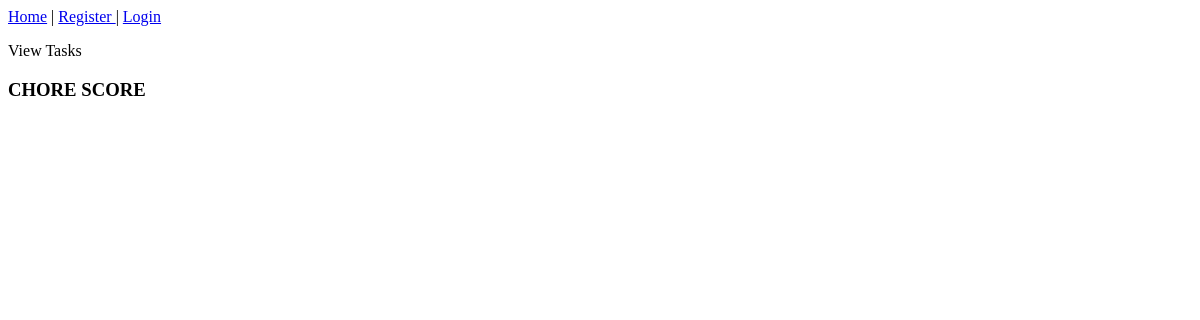
Before: /home/ with the older database file.
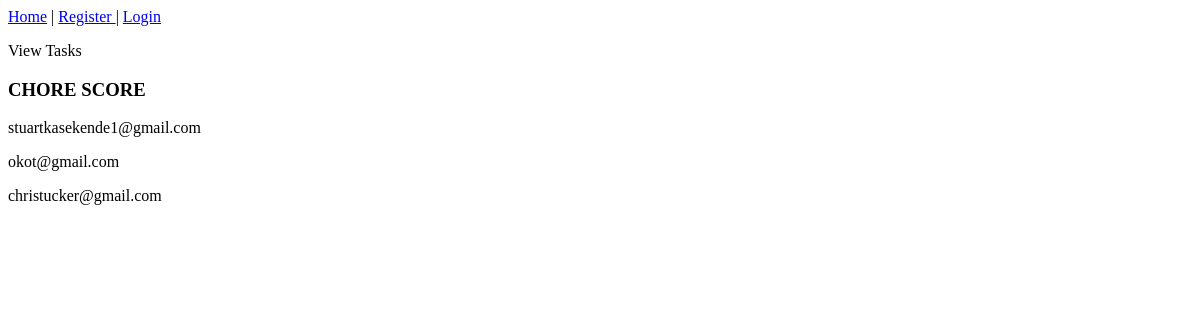
After: the same page with the newer database file.
### account/models.py (models this page shows, shortened)
class Account(AbstractBaseUser):
    email = models.EmailField(verbose_name="email", max_length=60, unique=True)
    username = models.TextField(max_length=30, unique=True)
    first_name = models.TextField()
    last_name = models.TextField()
    role = models.CharField(max_length=200, null=False, blank=False,default='Child')
    slug = models.SlugField(blank=True, default=uuid.uuid4)
    date_joined = models.DateTimeField(verbose_name='date joined', auto_now_add=True)
    last_login = models.DateTimeField(verbose_name='last login', auto_now=True)
    is_admin = models.BooleanField(default=False)
    is_active = models.BooleanField(default=True)
    is_staff = models.BooleanField(default=False)
    is_superuser = models.BooleanField(default=False)
    USERNAME_FIELD = 'email'
    REQUIRED_FIELDS = ['username',]
    objects = MyAccountManager()
    def __str__(self):
        return self.email

### account/views.py (the view)
# urls.py: path('home/', views.home_view, name="home_view"),
def home_view(request):
    context = {}
    accounts = Account.objects.all()
    context['accounts'] = accounts
    return render(request, 'account/home.html', context)

### account/templates/account/home.html
<body>
{% if request.user.is_authenticated %}
<p> <a href="{% url 'list' %}">Home</a> | <a href="{% url 'logout' %}"> Logout</a> </p>
<p> Hello, {{request.user.username}} |  </p>
{% else %}
<p>
    <a href="{% url 'home_view' %}">Home</a> |
    <a href="{% url 'register' %}"> Register </a> |
    <a href="{% url 'login_view' %}" >Login</a>
</p>
<p>View Tasks</p>
{% endif %}
<h3>CHORE SCORE</h3>
{% for account in accounts %}
    <p> {{account}}</p>
    {% endfor %}
</body>

Changed rows visible on the page:
added Account: email "stuartkasekende1@gmail.com"
added Account: email "okot@gmail.com"
added Account: email "christucker@gmail.com"
